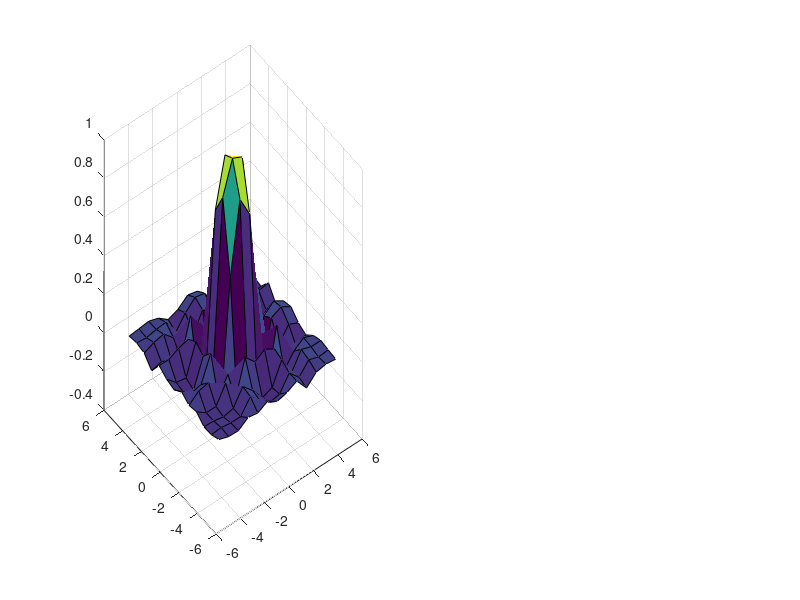

Recreate this plot in MATLAB. (Note: this script raises an error after producing the figure.)
[x,y] = ndgrid(-5:0.8:5);
z = sin(x.^2 + y.^2) ./ (x.^2 + y.^2);
figure(1);
subplot(1, 2, 1);
surf(x,y,z)

F = griddedInterpolant(x,y,z, 'spline');

[xq,yq] = ndgrid(-5:0.1:5);
vq = F(xq,yq);

subplot(1, 2, 2);
surf(xq,yq,vq)